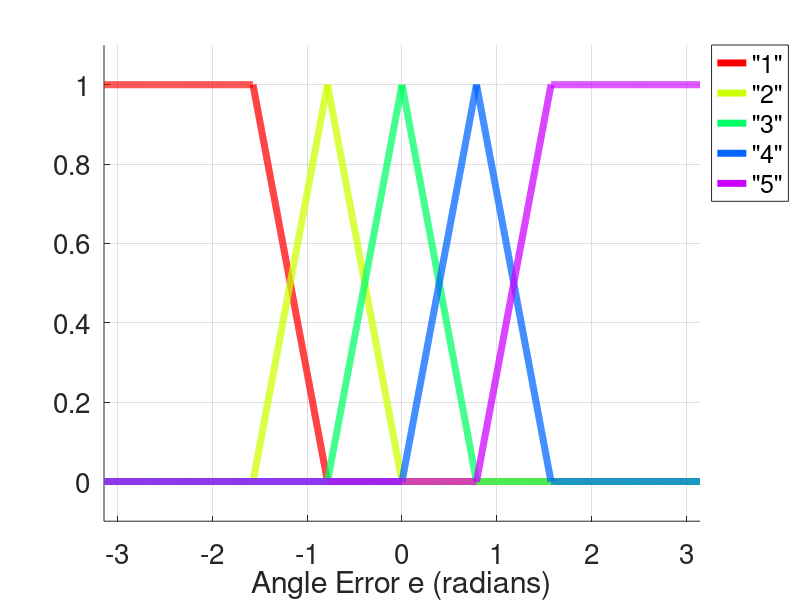
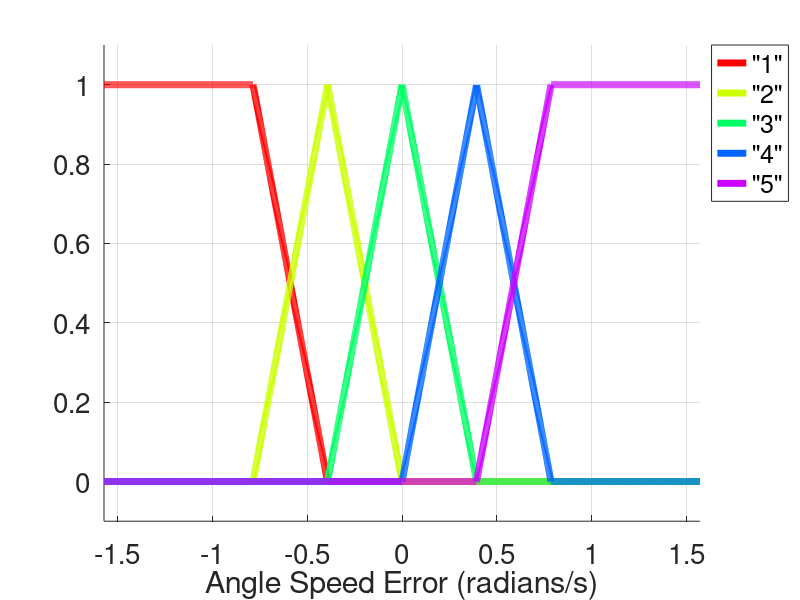
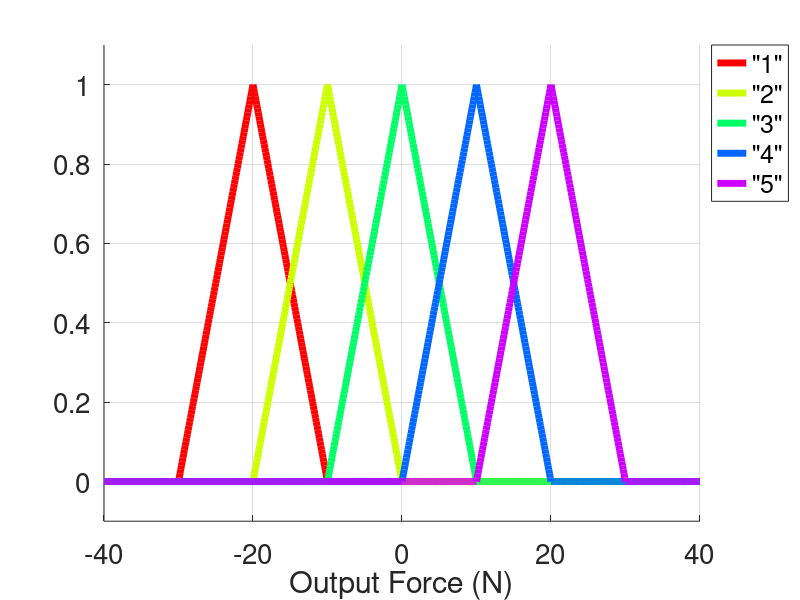

Write MATLAB code to recreate these figures, in order.
function test_membershipfunction(varargin)
% Plot membership functions of e, de and F
% test_membershipfunction(variable1,value1,variable2,value2,...)
% Inputs:
%   functiontype: membership function type, default is 'triangle'
%   e: range of e, default is -pi:0.001:pi
%   de: range of de, default is -pi/2:0.001:pi/2
%   F: range of F, default is -40:0.1:40
%   centerpoint: center point of membership functions, default is [-pi/2 -pi/4 0 pi/4 pi/2;-pi/4 -pi/8 0 pi/8 pi/4;-20 -10 0 10 20]
%   width: bottom width of membership function, default is [pi/2 pi/2 pi/2 pi/2 pi/2;pi/4 pi/4 pi/4 pi/4 pi/4;20 20 20 20 20]
% Outputs:
%   figure 1: membership function of e
%   figure 2: membership function of de
%   figure 3 membership function of F

if mod(length(varargin),2)==1
    error('Error input. input should be (''t_0'',10)')
end
% Generate default values
functiontype='triangle';
e=-pi:0.001:pi;
de=-pi/2:0.001:pi/2;
F=-40:0.1:40;
centerpoint=[-pi/2 -pi/4 0 pi/4 pi/2;-pi/4 -pi/8 0 pi/8 pi/4;-20 -10 0 10 20];
width=[pi/2 pi/2 pi/2 pi/2 pi/2;pi/4 pi/4 pi/4 pi/4 pi/4;20 20 20 20 20];
% Get inputs
for i=1:2:length(varargin)
    if strcmpi(varargin{i},'centerpoint')
        centerpoint=varargin{i+1};
    elseif strcmpi(varargin{i},'width')
        width=varargin{i+1};
    elseif strcmpi(varargin{i},'functiontype')
        functiontype=varargin{i+1};
    elseif strcmpi(varargin{i},'e')
        e=varargin{i+1};
    elseif strcmpi(varargin{i},'de')
        de=varargin{i+1};
    elseif strcmpi(varargin{i},'F')
        F=varargin{i+1};
    end
end
% Begin to build membership functions
M=size(centerpoint,2);
N=M;
if strcmpi(functiontype,'triangle')
    function_1_define=@(e,c,w) 1.*(e<c)...
                                +(-2./w.*e+(1+2.*c./w)).*(e>=c & e<(c+w./2))...
                                +0.*(e>=(c+w./2));
    function_2_define=@(e,c,w) 0.*(e<(c-w./2))...
                                +(2./w.*e+(1-2.*c./w)).*(e>=(c-w./2)&e<c)...
                                +(-2./w.*e+(1+2.*c./w)).*(e>=c & e<(c+w./2))...
                                +0.*(e>=(c+w./2));
    function_3_define=@(e,c,w) 0.*(e<(c-w./2))...
                                +(2./w.*e+(1-2.*c./w)).*(e>=(c-w./2)&e<c)...
                                +1.*(e>=c);
    % Create membership function for e
    function_e_store=cell(1,M);
    function_e_store{1}=@(e) function_1_define(e,centerpoint(1,1),width(1,1));
    for i=2:M-1
        center=centerpoint(1,i);
        widthvalue=width(1,i);
        function_e_store{i}=@(e) function_2_define(e,center,widthvalue);
    end
    function_e_store{M}=@(e) function_3_define(e,centerpoint(1,M),width(1,M));
    % Create membership function for de
    function_de_store=cell(1,M);
    function_de_store{1}=@(de) function_1_define(de,centerpoint(2,1),width(2,1));
    for i=2:M-1
        center=centerpoint(2,i);
        widthvalue=width(2,i);
        function_de_store{i}=@(de) function_2_define(de,center,widthvalue);
    end
    function_de_store{M}=@(de) function_3_define(de,centerpoint(2,M),width(2,M));
    % Create membership function for F
    function_F_store=cell(1,M);
    for i=1:M
        center=centerpoint(3,i);
        widthvalue=width(3,i);
        function_F_store{i}=@(F) function_2_define(F,center,widthvalue);
    end
elseif strcmpi(functiontype,'Gaussian')
    function_1_define=@(e,c,w) 1.*(e<c)...
                                +sqrt(2*pi).*(w./8).*normpdf(e,c,w./8).*(e>=c);
    function_2_define=@(e,c,w) sqrt(2*pi).*(w./8).*normpdf(e,c,w./8);
    function_3_define=@(e,c,w) sqrt(2*pi).*(w./8).*normpdf(e,c,w./8).*(e<c)...
                                +1.*(e>=c);
    % Create membership function for e
    function_e_store=cell(1,M);
    function_e_store{1}=@(e) function_1_define(e,centerpoint(1,1),width(1,1));
    for i=2:M-1
        center=centerpoint(1,i);
        widthvalue=width(1,i);
        function_e_store{i}=@(e) function_2_define(e,center,widthvalue);
    end
    function_e_store{M}=@(e) function_3_define(e,centerpoint(1,M),width(1,M));
    % Create membership function for de
    function_de_store=cell(1,M);
    function_de_store{1}=@(de) function_1_define(de,centerpoint(2,1),width(2,1));
    for i=2:M-1
        center=centerpoint(2,i);
        widthvalue=width(2,i);
        function_de_store{i}=@(de) function_2_define(de,center,widthvalue);
    end
    function_de_store{M}=@(de) function_3_define(de,centerpoint(2,M),width(2,M));
    % Create membership function for F
    function_F_store=cell(1,M);
    for i=1:M
        center=centerpoint(3,i);
        widthvalue=width(3,i);
        function_F_store{i}=@(F) function_2_define(F,center,widthvalue);
    end
else
    error('Membership function type is not supported')
end

% Plot result
fontsize=20;
linewidth=5;
marksize=10;
c=hsv(M);
legend_str=cell(1,M);
for i=1:M
    legend_str{i}=['"' num2str(i) '"'];
end
legend_position='NorthEastOutside';
figure;
hold on
for i=1:M
plot(e,function_e_store{i}(e),'LineWidth',linewidth,'MarkerSize',marksize,'Color',c(i,:))
end
legend(legend_str,'Location',legend_position);
grid on;
axis([min(e) max(e) -0.1 1.1])
xlabel('Angle Error e (radians)','FontSize',fontsize)
set(gca,'FontSize',fontsize);

figure;
hold on
for i=1:M
plot(de,function_de_store{i}(de),'LineWidth',linewidth,'MarkerSize',marksize,'Color',c(i,:))
end
grid on;
legend(legend_str,'Location',legend_position);
axis([min(de) max(de) -0.1 1.1])
xlabel('Angle Speed Error (radians/s)','FontSize',fontsize)
set(gca,'FontSize',fontsize);

figure;
hold on
for i=1:M
plot(F,function_F_store{i}(F),'LineWidth',linewidth,'MarkerSize',marksize,'Color',c(i,:))
end
grid on;
legend(legend_str,'Location',legend_position);
axis([min(F) max(F) -0.1 1.1])
xlabel('Output Force (N)','FontSize',fontsize)
set(gca,'FontSize',fontsize);